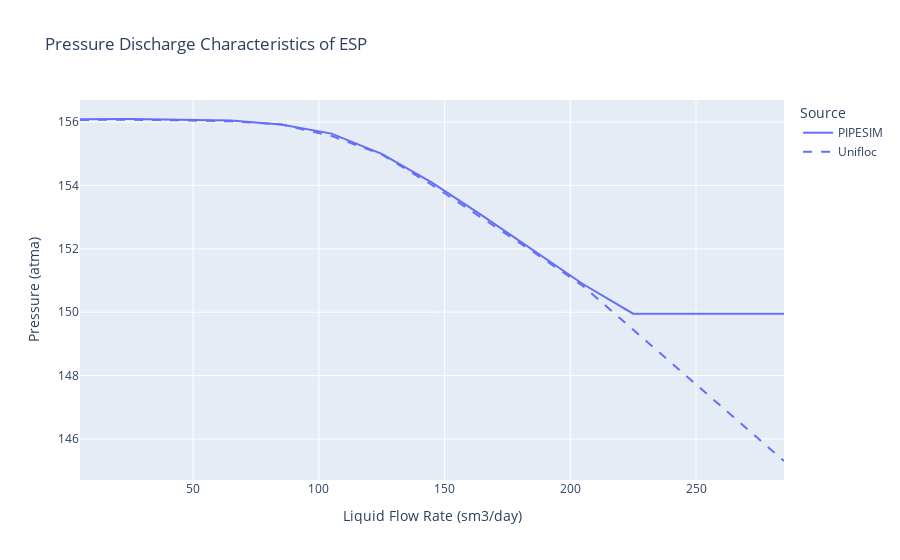

Notebook code for this chart:
### Markdown cell above
# Сравнение расчета давления на выходе ЭЦН в PIPESIM и Unifloc (флюид - вода) / Comparison of ESP Discharge Pressure Calculation in PIPESIM and Unifloc (fluid - water)

### Code cell
if empty_key not in loaded_results_data[resuts_key_p_dis_water][results_key_pipesim]:
    # Выбор случайного цвета для построения графика
    random_color = f'rgb({random.randint(0, 255)}, {random.randint(0, 255)}, {random.randint(0, 255)})'

    fig = go.Figure()

    # Добавление линий на график
    fig.add_trace(go.Scatter(x=loaded_results_data[resuts_key_p_dis_water][results_key_pipesim][liquid_flowrate_key_sm3_day], 
                            y=loaded_results_data[resuts_key_p_dis_water][results_key_pipesim][pressure_key_atma],
                            mode='lines', name='PIPESIM', line=dict(color=random_color)))

    fig.add_trace(go.Scatter(x=loaded_results_data[resuts_key_p_dis_water][results_key_unifloc][liquid_flowrate_key_sm3_day], 
                            y=loaded_results_data[resuts_key_p_dis_water][results_key_unifloc][pressure_key_atma],
                            mode='lines', name='Unifloc', line=dict(color=random_color, dash='dash')))

    # Обновление графика
    fig.update_layout(
        title='Pressure Discharge Characteristics of ESP',
        xaxis_title='Liquid Flow Rate (sm3/day)',
        yaxis_title='Pressure (atma)',
        legend_title='Source'
    )

    # Отображение графика
    fig.show()
else:
    print("Результаты расчета отсутствуют.")

### Figure 1 — Plotly figure (JSON) as saved in the notebook; plotly's stock layout.template omitted (floating-point values rounded to 4 significant figures)
{"data": [{"line": {"color": "rgb(99, 110, 249)"}, "mode": "lines", "name": "PIPESIM", "type": "scatter", "x": [5, 25, 45, 65, 85, 105, 125, 145, 165, 185, 205, 225, 245, 265, 285], "y": [156.1, 156.1, 156.1, 156.0, 155.9, 155.6, 155.0, 154.1, 153.0, 152.0, 150.9, 150.0, 150.0, 150.0, 150.0]}, {"line": {"color": "rgb(99, 110, 249)", "dash": "dash"}, "mode": "lines", "name": "Unifloc", "type": "scatter", "x": [5, 25, 45, 65, 85, 105, 125, 145, 165, 185, 205, 225, 245, 265, 285], "y": [156.1, 156.1, 156.1, 156.0, 155.9, 155.6, 155.0, 154.0, 153.0, 151.9, 150.8, 149.5, 148.1, 146.7, 145.3]}], "layout": {"legend": {"title": {"text": "Source"}}, "title": {"text": "Pressure Discharge Characteristics of ESP"}, "xaxis": {"title": {"text": "Liquid Flow Rate (sm3/day)"}}, "yaxis": {"title": {"text": "Pressure (atma)"}}}}
